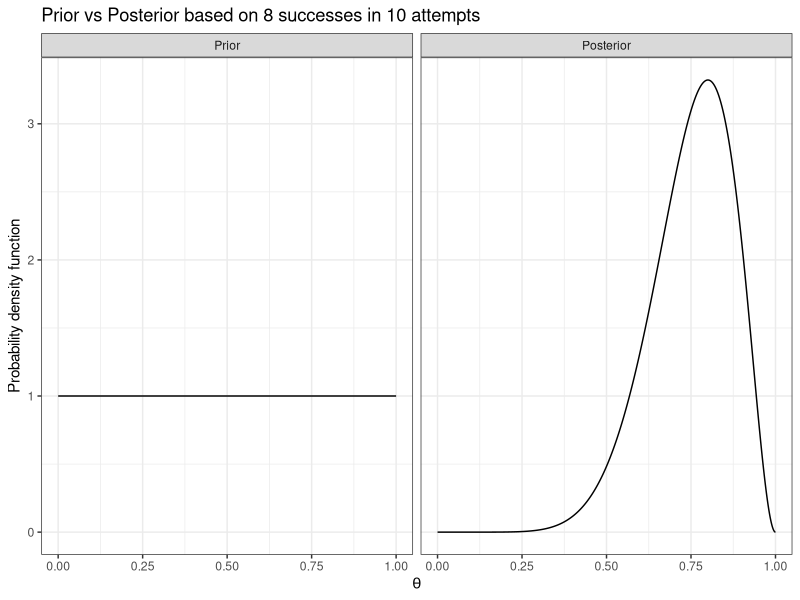
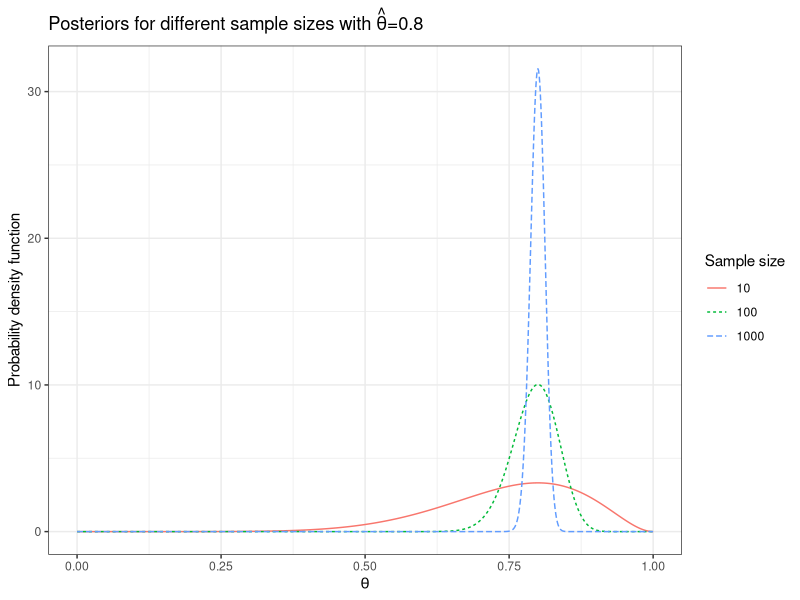
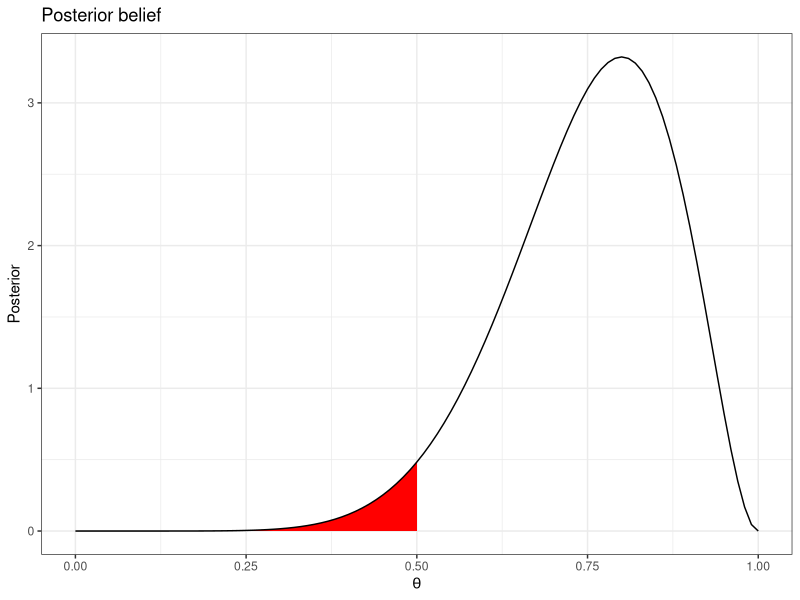
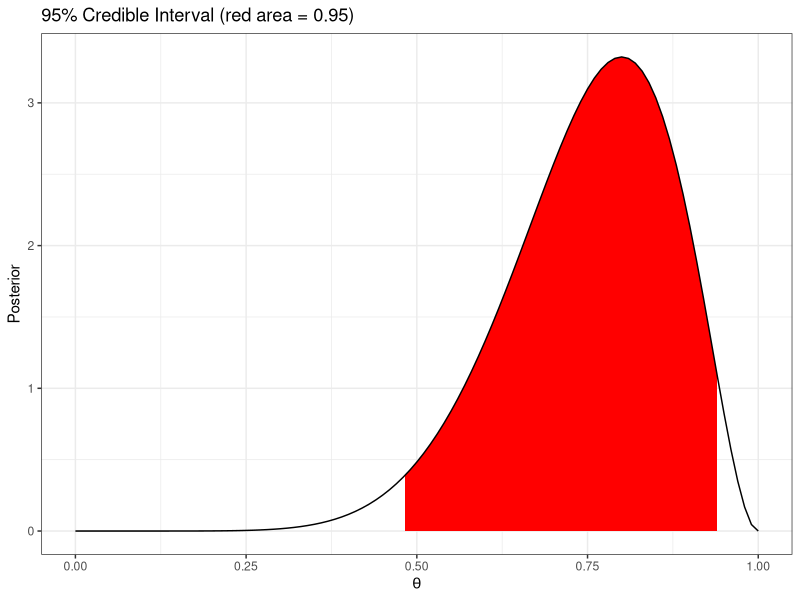
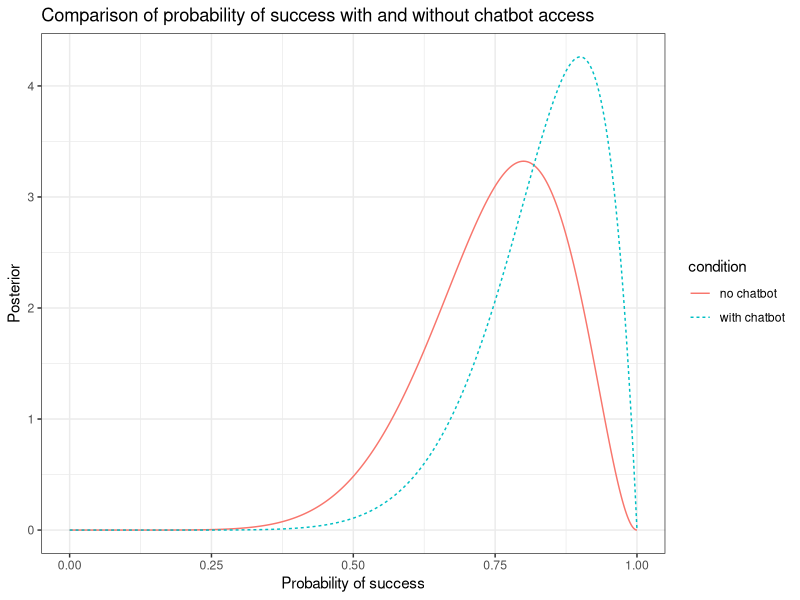
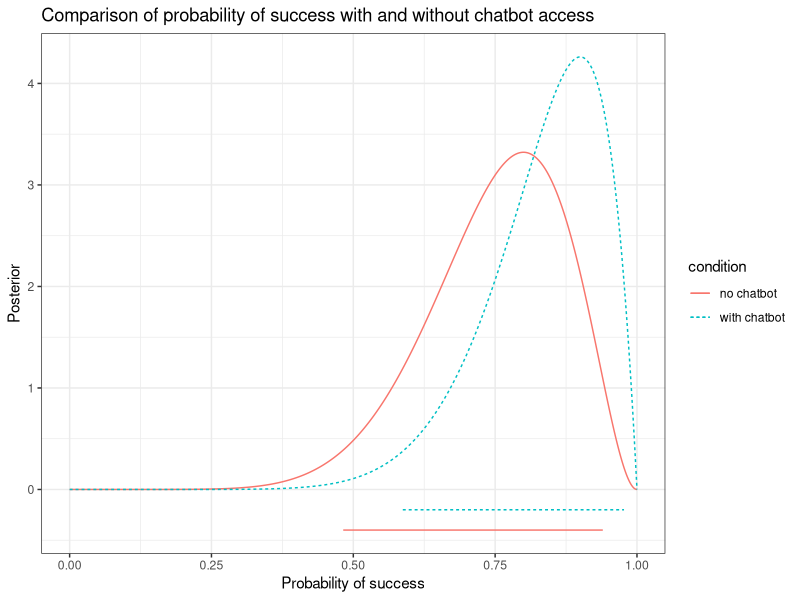
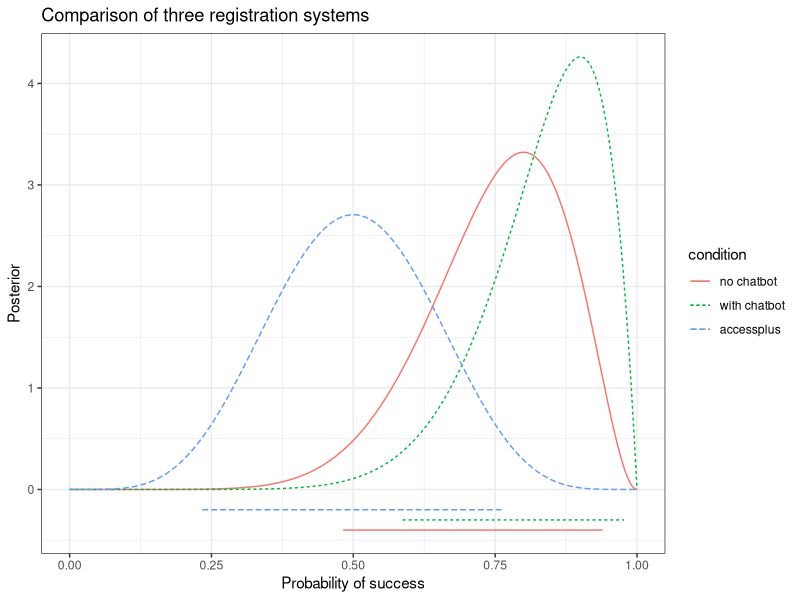

These figures' R source, in order:
## ----libraries, message=FALSE, warning=FALSE, cache=FALSE-------------------------------------------------------------
library("tidyverse"); theme_set(theme_bw())
library("gridExtra")


## ----set_seed, echo=FALSE---------------------------------------------------------------------------------------------
set.seed(20220119)


## ----fig.height=2-----------------------------------------------------------------------------------------------------
n <- 10; y <- 8
d <- data.frame(x = seq(0, 1, length = 1001)) %>%
  mutate(Prior = dunif(x),
         Posterior = dbeta(x, 1+y, 1+n-y)) %>%
  pivot_longer(-x, names_to = "Belief", values_to = "density") %>%
  mutate(Belief = factor(Belief, levels = c("Prior","Posterior")))

ggplot(d, aes(x, density)) +
  facet_grid(.~Belief) +
  geom_line() +
  labs(x = expression(theta),
       y = "Probability density function",
       title = "Prior vs Posterior based on 8 successes in 10 attempts")


## ---------------------------------------------------------------------------------------------------------------------
create_posterior <- function(d) {
  data.frame(x = seq(0, 1, length=1001)) %>%
    mutate(density = dbeta(x, 1 + d$y, 1 + d$n - d$y))
}

d <- data.frame(y = c(8,80,800), n = c(10,100,1000)) %>%
  group_by(y,n) %>%
  do(create_posterior(.)) %>%
  mutate(n = factor(n)) %>%
  rename(`Sample size` = n)

ggplot(d, aes(x, density, color = `Sample size`, linetype = `Sample size`)) +
  geom_line() +
  labs(x = expression(theta),
       y = "Probability density function",
       title = expression(paste("Posteriors for different sample sizes with ",
                                hat(theta),"=0.8")))


## ----echo=TRUE--------------------------------------------------------------------------------------------------------
y <- 8; n <- 10; c <- 0.5

pbeta(c, 1+y, 1+n-y)


## ----echo=TRUE--------------------------------------------------------------------------------------------------------
1-pbeta(c, 1+y, 1+n-y)


## ---------------------------------------------------------------------------------------------------------------------
y <- 8
n <- 10
ggplot(data.frame(x = seq(0, 1, length=1001)), aes(x)) +
  stat_function(fun = dbeta, xlim = c(0,0.5),
                geom = "area" , fill = "red",
                args = list(shape1 = 1+y, shape2 = 1+n-y)) +
  stat_function(fun = dbeta,
                args = list(shape1 = 1+y, shape2 = 1+n-y)) +
  labs(x = expression(theta),
       y = "Posterior",
       title = "Posterior belief")


## ---------------------------------------------------------------------------------------------------------------------
y <- 8
n <- 10
ggplot(data.frame(x = seq(0, 1, length=1001)), aes(x)) +
  stat_function(fun = dbeta, xlim = qbeta(c(0.025, 0.975), 1+y, 1+n-y),
                geom = "area" , fill = "red",
                args = list(shape1 = 1+y, shape2 = 1+n-y)) +
  stat_function(fun = dbeta,
                args = list(shape1 = 1+y, shape2 = 1+n-y)) +
  labs(x = expression(theta),
       y = "Posterior",
       title = "95% Credible Interval (red area = 0.95)")


## ----echo=TRUE--------------------------------------------------------------------------------------------------------
a <- 1 - 0.95 # for 95\% CIs

y <- 8; n <- 10
qbeta(c(a/2, 1-a/2), shape1 = 1+y, shape2 = 1+n-y)
y <- 80; n <- 100
qbeta(c(a/2, 1-a/2), shape1 = 1+y, shape2 = 1+n-y) %>% round(2)
y <- 800; n <- 1000
qbeta(c(a/2, 1-a/2), shape1 = 1+y, shape2 = 1+n-y) %>% round(2)


## ---------------------------------------------------------------------------------------------------------------------
d <- data.frame(y = c(8,9),
                n = c(10,10),
                condition = c("no chatbot","with chatbot")) %>%
  group_by(condition) %>%
  do(create_posterior(.))

g <- ggplot(d, aes(x, density, color = condition, linetype = condition)) +
  geom_line() +
  labs(x = "Probability of success",
       y = "Posterior",
       title = "Comparison of probability of success with and without chatbot access")

g


## ----echo=TRUE--------------------------------------------------------------------------------------------------------
a = 1-0.95

# no chatbot access
y <- 8
n <- 10
qbeta(c(a/2, 1-a/2), 1+y, 1+n-y) %>% round(2)

# with chatbot access
y <- 9
n <- 10
qbeta(c(a/2, 1-a/2), 1+y, 1+n-y) %>% round(2)


## ---------------------------------------------------------------------------------------------------------------------
y <- c(8,9)
n <- c(10,10)
g + geom_segment(data = data.frame(condition = c("no chatbot","with chatbot"),
                            y = c(-0.4, -0.2),
                            x = qbeta(.025, 1+y, 1+n-y),
                            xend = qbeta(.975, 1+y, 1+n-y)),
                 aes(x=x, y=y, yend=y, xend=xend))


## ----echo=TRUE--------------------------------------------------------------------------------------------------------
n_reps = 1e5 # some large number
theta_nochatbot   <- rbeta(n_reps, 1+8, 1+10-8)
theta_withchatbot <- rbeta(n_reps, 1+9, 1+10-9)
mean(theta_withchatbot > theta_nochatbot)


## ----echo=TRUE--------------------------------------------------------------------------------------------------------
quantile(theta_withchatbot - theta_nochatbot, probs = c(a/2,1-a/2))


## ---------------------------------------------------------------------------------------------------------------------
y <- c(8,9,5)
n <- c(10,10,10)

d <- data.frame(y = c(8,9,5),
                n = c(10,10,10),
                condition = c("no chatbot","with chatbot","accessplus")) %>%
  group_by(condition) %>%
  do(create_posterior(.)) %>%
  mutate(condition = factor(condition, levels = c("no chatbot","with chatbot","accessplus")))

ggplot(d, aes(x, density, color = condition, linetype = condition)) +
  geom_line() +
  labs(x = "Probability of success",
       y = "Posterior",
       title = "Comparison of three registration systems") +
  geom_segment(data = data.frame(condition = c("no chatbot","with chatbot","accessplus"),
                            y = c(-0.4, -0.3,-0.2),
                            x = qbeta(.025, 1+y, 1+n-y),
                            xend = qbeta(.975, 1+y, 1+n-y)),
                 aes(x=x, y=y, yend=y, xend=xend))
